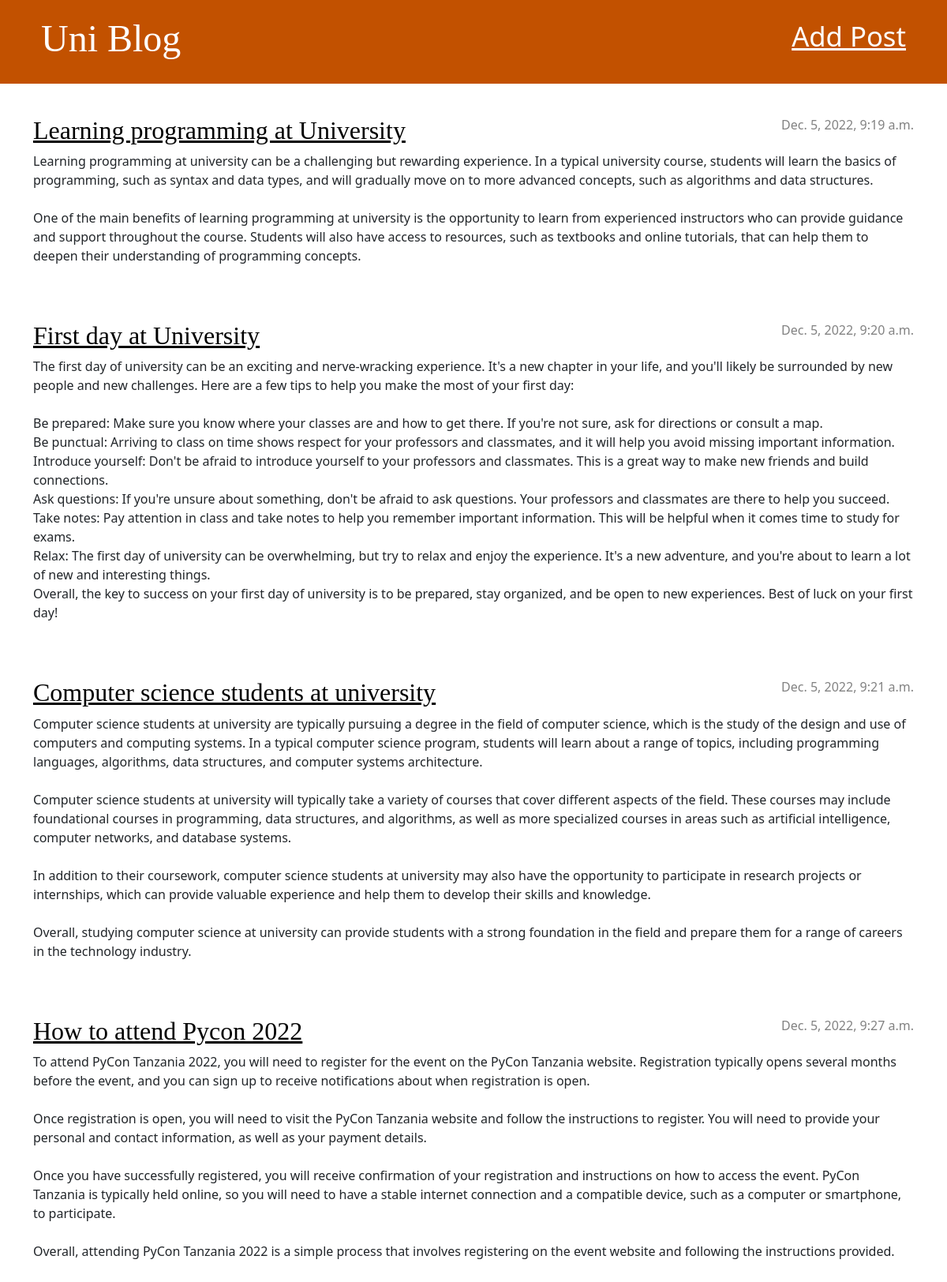
The page / on the database its author committed.
### blog/models.py (models this page shows, shortened)
class Post(models.Model):
    author = models.ForeignKey(settings.AUTH_USER_MODEL, on_delete=models.CASCADE)
    title = models.CharField(max_length=200)
    text = models.TextField()
    created_date = models.DateTimeField(default=timezone.now)
    published_date = models.DateTimeField(blank=True, null=True)

### blog/views.py (the view)
# urls.py: path('', views.post_list, name='post_list'),
def post_list(request):
    posts = Post.objects.filter(published_date__lte=timezone.now()).order_by('published_date')
    return render(request, 'blog/post_list.html', {'posts': posts})

### blog/templates/blog/post_list.html
{% extends 'blog/base.html' %}
{% block content %}
    {% for post in posts %}
        <article class="post">
            <time class="date">
                {{ post.published_date }}
            </time>
            <h2><a href="{% url 'post_detail' pk=post.pk %}">{{ post.title }}</a></h2>
            <p>{{ post.text|linebreaksbr }}</p>
        </article>
    {% endfor %}
{% endblock %}

### blog/templates/blog/base.html (shortened to what this page needs)
{% load static %}
<!DOCTYPE html>
<html>
    <head>
        <link rel="stylesheet" href="https://cdn.jsdelivr.net/npm/bootstrap@5.1.3/dist/css/bootstrap.min.css">
        <link rel="stylesheet" href="{% static 'blog/blog.css' %}">
    </head>
    <body>
        <header class="page-header">
            <div class="container">
                <a href="{% url 'post_new' %}" class="top-menu">
                    Add Post
                </a>
                <h1><a href="/">Uni  Blog</a></h1>
            </div>
        </header>
        <main class="content container">
            <div class="row">
                <div class="col">
                    {% block content %}
                    {% endblock %}
                </div>
            </div>
        </main>
    </body>
</html>

### blog/static/blog/blog.css (style rules this page uses)
.page-header { background-color: #C25100; margin-top: 0; margin-bottom: 40px; padding: 20px 20px 20px 40px; }
.page-header h1, .page-header h1 a, .page-header h1 a:visited, .page-header h1 a:active { color: #ffffff; font-size: 36pt; text-decoration: none; }
h1, h2, h3, h4 { font-family: cursive; }
.date { color: #828282; }
.top-menu, .top-menu:hover, .top-menu:visited { color: #ffffff; float: right; font-size: 26pt; margin-right: 20px; }
.post { margin-bottom: 70px; }
.post h2 a, .post h2 a:visited { color: #000000; }
.post > .date, .post > .actions { float: right; }

### rows shown on the page
Post: published_date "Dec. 5, 2022, 9:19 a.m.", title "Learning programming at University", text "Learning programming at university can be a challenging but rewarding experience. In a typical university course, students will learn the basics of programming, such as syntax and data types, and will gradually move on to more advanced concepts, such as algorithms and data structures. One of the main benefits of learning programming at university is the opportunity to learn from experienced instructors who can provide guidance and support throughout the course. Students will also have access to resources, such as textbooks and online tutorials, that can help them to deepen their understanding of programming concepts."
Post: published_date "Dec. 5, 2022, 9:20 a.m.", title "First day at University", text "The first day of university can be an exciting and nerve-wracking experience. It's a new chapter in your life, and you'll likely be surrounded by new people and new challenges. Here are a few tips to help you make the most of your first day: Be prepared: Make sure you know where your classes are and how to get there. If you're not sure, ask for directions or consult a map. Be punctual: Arriving to class on time shows respect for your professors and classmates, and it will help you avoid missing important information. Introduce yourself: Don't be afraid to introduce yourself to your professors and classmates. This is a great way to make new friends and build connections. Ask questions: If…"
Post: published_date "Dec. 5, 2022, 9:21 a.m.", title "Computer science students at university", text "Computer science students at university are typically pursuing a degree in the field of computer science, which is the study of the design and use of computers and computing systems. In a typical computer science program, students will learn about a range of topics, including programming languages, algorithms, data structures, and computer systems architecture. Computer science students at university will typically take a variety of courses that cover different aspects of the field. These courses may include foundational courses in programming, data structures, and algorithms, as well as more specialized courses in areas such as artificial intelligence, computer networks, and database…"
Post: published_date "Dec. 5, 2022, 9:27 a.m.", title "How to attend Pycon 2022", text "To attend PyCon Tanzania 2022, you will need to register for the event on the PyCon Tanzania website. Registration typically opens several months before the event, and you can sign up to receive notifications about when registration is open. Once registration is open, you will need to visit the PyCon Tanzania website and follow the instructions to register. You will need to provide your personal and contact information, as well as your payment details. Once you have successfully registered, you will receive confirmation of your registration and instructions on how to access the event. PyCon Tanzania is typically held online, so you will need to have a stable internet connection and a…"
